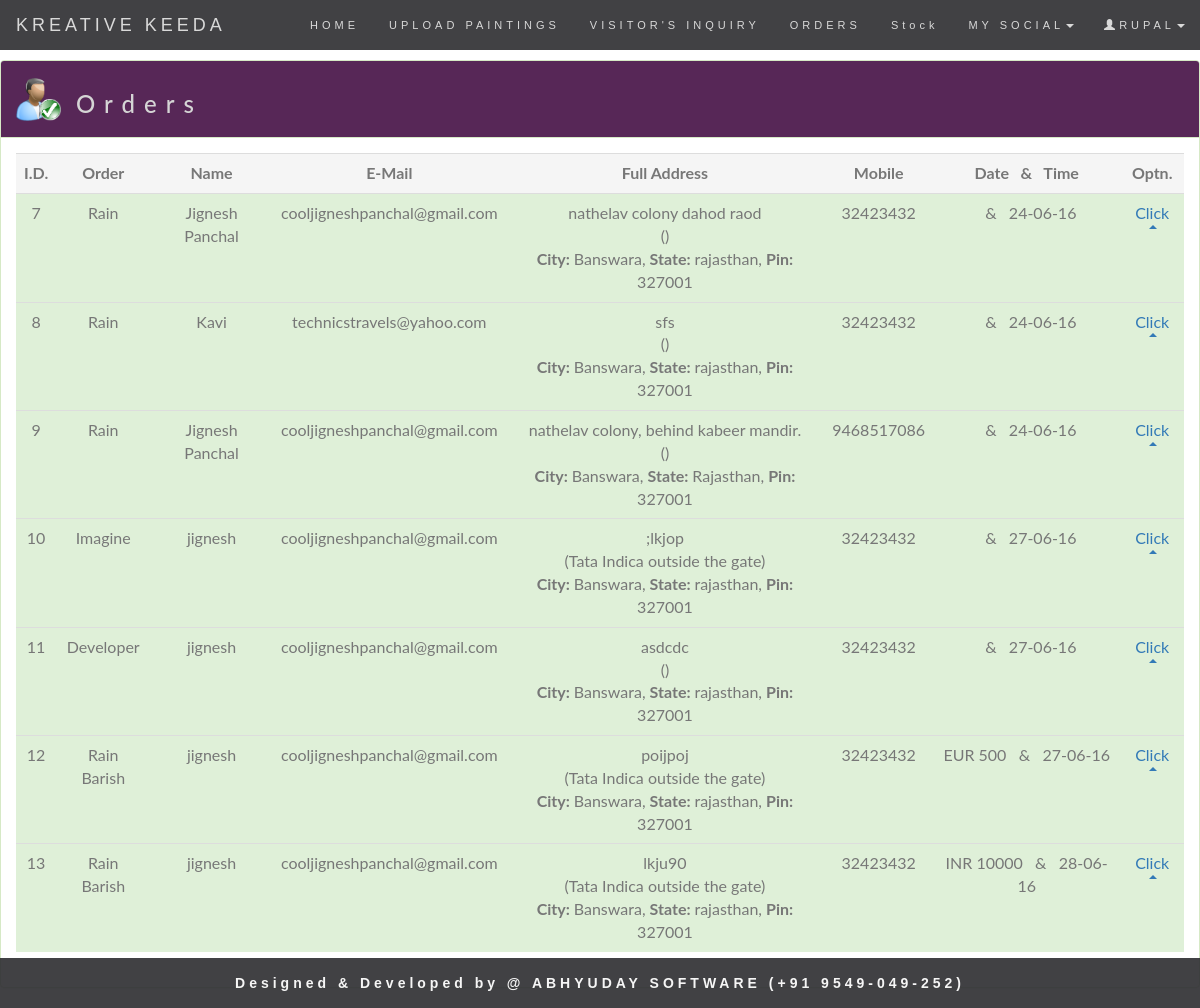
The app's page /adminrupal121/orders (signed in) with its own data.
### tables this page shows
CREATE TABLE IF NOT EXISTS `orders` (
  `id` int(11) NOT NULL,
  `order` varchar(50) NOT NULL,
  `name` varchar(80) NOT NULL,
  `email` varchar(80) NOT NULL,
  `country` varchar(30) NOT NULL,
  `address` text NOT NULL,
  `city` varchar(30) NOT NULL,
  `state` varchar(30) NOT NULL,
  `pin_code` varchar(20) NOT NULL,
  `landmark` varchar(100) NOT NULL,
  `mobile` varchar(100) NOT NULL,
  `order_price` varchar(100) NOT NULL,
  `date` varchar(20) NOT NULL,
  `time` varchar(20) NOT NULL,
  `status` int(11) NOT NULL DEFAULT '0'
);

### adminrupal121/orders.php (the view, shortened to what this page needs)
<html>
	<head>
		<link rel="stylesheet" href="css/bootstrap.min.css">
		<link rel="stylesheet" href="css/bootstrap.css">
		<link rel="stylesheet" href="css/style.css">
	</head>
	<body id="myPage" data-spy="scroll" data-target=".navbar" data-offset="50">
		<nav class="navbar navbar-default navbar-fixed-top">
			<div class="container-fluid">
				<div class="navbar-header">
					<a class="navbar-brand" href="#myPage" style="margin-left:-14px;">KREATIVE KEEDA</a>
				</div>
				<div class="collapse navbar-collapse" id="myNavbar">
					<ul class="nav navbar-nav navbar-right">
						<li><a href="#" onclick="home()" title="HOME">HOME</a></li>
						<li><a href="#" onclick="uploadpainting()" title="HOME">UPLOAD PAINTINGS</a></li>
						<li><a href="#" onclick="contactus_view()" title="ABOUT US">VISITOR'S INQUIRY</a></li>
						<li><a href="#" onclick="orders()" title="View Orders">ORDERS</a></li>
						<li><a href="#" onclick="stock()" title="Stock">Stock</a></li>
						<li class="dropdown">
							<a class="dropdown-toggle" data-toggle="dropdown" href="#" title="Social Newtworks">MY SOCIAL<span class="caret"></span></a>
						</li>
						<li class="dropdown">
							<a class="dropdown-toggle" data-toggle="dropdown" href="#">
								<span class="glyphicon glyphicon-user"></span>RUPAL<span class="caret"></span>
							</a>
						</li>
					</ul>
				</div>
			</div>
		</nav>
		<div class="panel panel-success" style="margin-top:60px;">
			<div class="panel-heading" style="background: rgb(87, 39, 87) none repeat scroll 0% 0%;">
				<table>
					<tr>
						<td>
							<img src="img/admin.png" height="43px" width="45px">
						</td>
						<td>
							<h3 style="color:d5d5d5; letter-spacing:9px;">&nbsp;Orders</h3>
						</td>
					</tr>
				</table>
			</div>
			<div class="panel-body">
				<table class="table table-hover">
					<tr class="active" align="center">
						<td><b>I.D.</b></td>
						<td><b>Order</b></td>
						<td><b>Name</b></td>
						<td><b>E-Mail</b></td>
						<td><b>Full Address</b></td>
						<td><b>Mobile</b></td>
						<td><b>Date &nbsp; & &nbsp; Time</b></td>
						<td><b>Optn.</b></td>
					</tr>
					<?php
						$sql = "select * from orders";
						$rs = mysql_query($sql);
						while($row = mysql_fetch_array($rs))
						{
							$sts=$row[13];
							if($sts==0)
							{
								echo  "<tr class='danger' align='center'>";
							}
							else
							{
								echo  "<tr class='success' align='center'>";
							}
								echo "<td>".$row[0]."</td>";
								echo "<td>".$row[1]."</td>";
								echo "<td>".$row[2]."</td>";
								echo "<td>".$row[3]."</td>";
								echo "<td>".$row[5]."<br>(".$row[9].") <br><b>City: </b>".$row[6].", <b>State: </b>".$row[7].", <b>Pin: </b>".$row[8]." </td>";
								echo "<td>".$row[10]."</td>";
								echo "<td>".$row[11]." &nbsp; & &nbsp; ".$row[12]."</td>";
							echo 	"<td>
											<div class='dropup'>
												<a href='#' class='dropdown-toggle' data-toggle='dropdown' title='Click for Options'>
													Click <b class='caret'></b>
												</a>
												<ul role='menu' class='dropdown-menu dropdown-menu-right'>
													<li><a href='confirm_order?id=$row[0]&nm=$row[2]&em=$row[3]&itm=$row[1]' title='Confirm'> Confirm <br><br></a></li>
													<li role='presentation' class='divider'></li>
													<li><a href='available?itm=$row[1]' title='Click to Available this Painting'> Available</a></li>
													<li role='presentation' class='divider'></li>
													<li><a href='delete_order?id=$row[0]' title='Delete Record'> <font color='maroon'> Delete Record </font> </a></li>
												</ul>
											</div>
										</td>";
							echo "</tr>";
						}
					?>
				</table>
			</div>
		</div>
		<div class="navbar navbar-default navbar-fixed-bottom">
			<footer class="text-center">
				<h5 style="margin-top:18px">
					<b>
						Designed & Developed by @ <a href="#" data-toggle="tooltip" title="Contact ABHYUDAY SOFTWARE">ABHYUDAY SOFTWARE (+91 9549-049-252)</a>
					</b>
				</h5>
			</footer>
		</div>
	</body>
</html>

### adminrupal121/css/style.css (style rules this page uses)
body { font: 400 15px/1.8 Lato, sans-serif; color: #777; background:; }
.navbar { font-family: Montserrat, sans-serif; margin-bottom: 0; background-color: #2d2d30; border: 0; font-size: 11px !important; letter-spacing: 4px; opacity: 0.9; }
.navbar li a, .navbar .navbar-brand { color: #d5d5d5 !important; }
footer { background-color: #2d2d30; color: #f5f5f5; padding: px; }
footer a { color: #f5f5f5; }

### records on screen
orders: id "7", order "Rain", name "Jignesh Panchal", email "cooljigneshpanchal@gmail.com", address "nathelav colony dahod raod", city "Banswara", state "rajasthan", pin_code "327001", mobile "32423432", date "24-06-16"
orders: id "8", order "Rain", name "Kavi", email "technicstravels@yahoo.com", address "sfs", city "Banswara", state "rajasthan", pin_code "327001", mobile "32423432", date "24-06-16"
orders: id "9", order "Rain", name "Jignesh Panchal", email "cooljigneshpanchal@gmail.com", address "nathelav colony, behind kabeer mandir.", city "Banswara", state "Rajasthan", pin_code "327001", mobile "9468517086", date "24-06-16"
orders: id "10", order "Imagine", name "jignesh", email "cooljigneshpanchal@gmail.com", address ";lkjop", landmark "Tata Indica outside the gate", city "Banswara", state "rajasthan", pin_code "327001", mobile "32423432", date "27-06-16"
orders: id "11", order "Developer", name "jignesh", email "cooljigneshpanchal@gmail.com", address "asdcdc", city "Banswara", state "rajasthan", pin_code "327001", mobile "32423432", date "27-06-16"
orders: id "12", order "Rain Barish", name "jignesh", email "cooljigneshpanchal@gmail.com", address "poijpoj", landmark "Tata Indica outside the gate", city "Banswara", state "rajasthan", pin_code "327001", mobile "32423432", order_price "EUR 500", date "27-06-16"
orders: id "13", order "Rain Barish", name "jignesh", email "cooljigneshpanchal@gmail.com", address "lkju90", landmark "Tata Indica outside the gate", city "Banswara", state "rajasthan", pin_code "327001", mobile "32423432", order_price "INR 10000", date "28-06-16"
